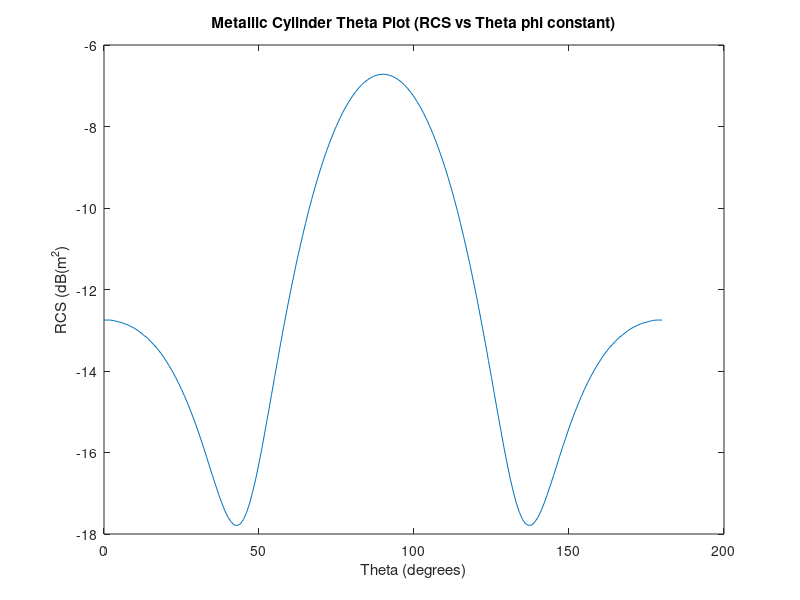

This figure's MATLAB source:
% Loading the data from the txt file
data = load('MetallicCylinderThetaPlot.txt');

% Extracting the x and y coordinates from data
x = data(:,1);
y = data(:,3);

% Creating a new figure
figure;

% Plotting the data
plot(x, y);

% Setting labels
xlabel('Theta (degrees)');
ylabel('RCS (dB(m^2)');

% Chart Title
title('Metallic Cylinder Theta Plot (RCS vs Theta phi constant)');